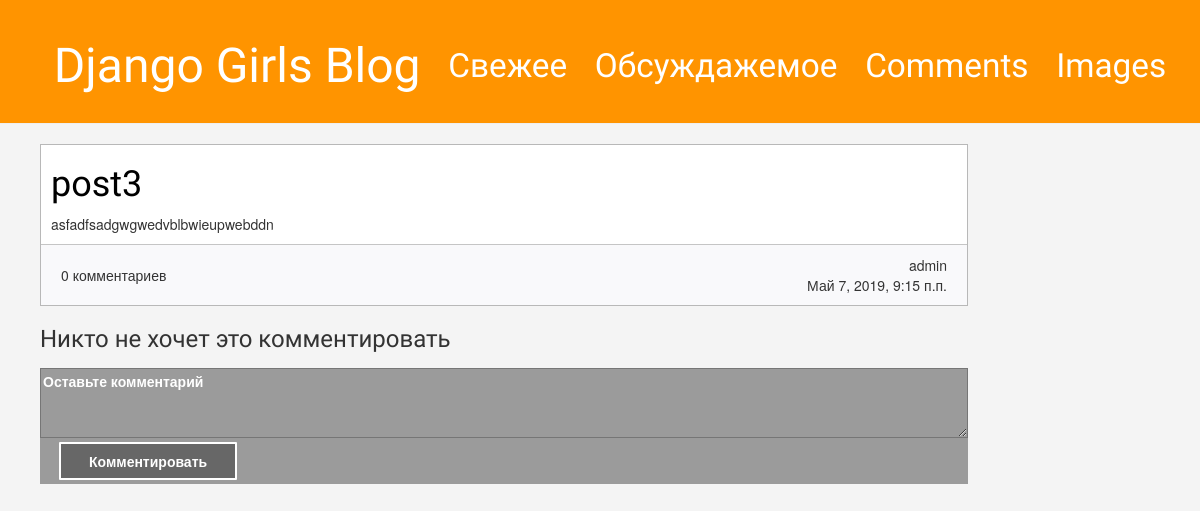
/post/3/, run on an earlier commit of the app's database.
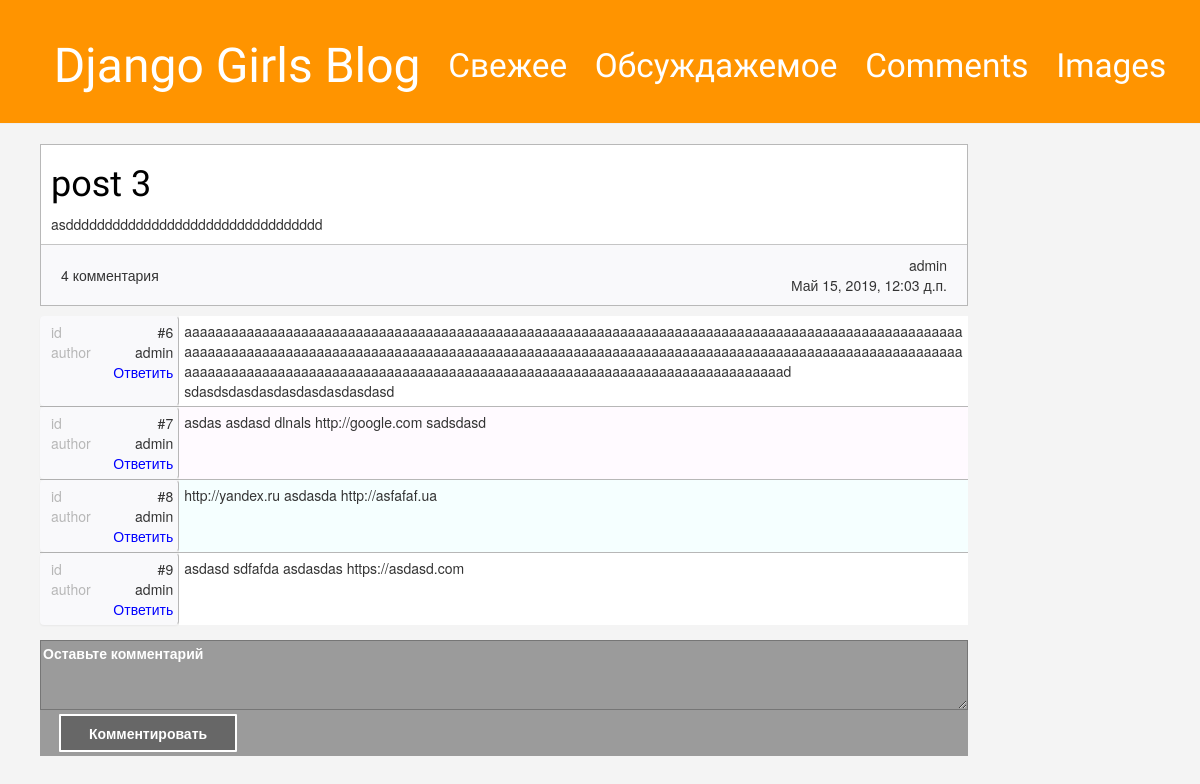
And on a later commit of the database.
### blog/models.py (models this page shows, shortened)
class Post(models.Model):
    author = models.ForeignKey(
    settings.AUTH_USER_MODEL, on_delete=models.CASCADE)
    title = models.CharField(max_length=200)
    text = models.TextField()
    created_date = models.DateTimeField(default=timezone.now)
    published_date = models.DateTimeField(blank=True, null=True)
    def comm_count(self):
        return Comments.objects.filter(answer_massage=self).count()
    def comments(self):
        return Comments.objects.filter(answer_massage=self)

class Comments(models.Model):
    date=models.DateTimeField(auto_now=True)
    author = models.ForeignKey(settings.AUTH_USER_MODEL,on_delete=models.CASCADE)
    text_massage=models.TextField()
    answer_massage=models.ForeignKey(Post,on_delete=models.CASCADE,null=True,blank=True)
    answer_comment=models.ForeignKey('self',on_delete=models.CASCADE,null=True,blank=True)

### blog/views.py (the view)
# urls.py: path('post/<int:pk>/', views.post_detail, name='post_detail'),
def post_detail(request, pk):
    post = get_object_or_404(Post, pk=pk)
    post.comments = post.comments().order_by('date')
    return render(request, 'blog/post_detail.html', {'post': post})

### blog/templatetags/extras.py (called while the page is built)
def com_many(numb):
    try:
        res = ' комментари'
        if (numb >= 5 and numb <= 20) or (numb % 10 >= 5 and numb % 10 <= 9) or numb % 10 == 0:
            res = str(numb)+res+'ев'
        elif numb % 10 == 1:
            res = str(numb)+res+'й'
        elif numb % 10 >= 2 and numb % 10 <= 4:
            res = str(numb)+res+'я'
        return res
    except:
        return ""

@register.filter(name='max_len')
def max_len(val, max):
    try:
        return val[:max]+(len(val) > max and "..." or "")
    except:
        return ""

@register.filter(name='valid_url')
def valid_url(string, passed_protocol='http://'):
    domains = ('com', 'ru', 'ua')
    protocols_to_check = ('http://', 'https://')
    domain_patterns = '|'.join(['^[a-z0-9]{1,}\\.'+i for i in domains])
    protocol_patterns = '|'.join([p for p in protocols_to_check])
    splited_str = string.split()
    for key, item in enumerate(splited_str):
        if not re.match(protocol_patterns, item) and re.match(domain_patterns, item):
            splited_str[key] = passed_protocol+item
    return ' '.join(splited_str)

### blog/templates/blog/post_detail.html (shortened to what this page needs)
{% extends 'blog/content_post.html' %}
{% load static %}
{% load extras %}
{% block style_files %}
	{{ block.super }}
	<link rel="stylesheet" href="{% static 'css/comments.css' %}">
{% endblock %}
{% block content %}
    <div class="content">
        {% include 'blog/post.html' %}
        {% for c in post.comments %}
        	<div class = "comments
        			{% if not forloop.first %} not_first {% endif %}
        			" >
        		<div class =  'panel'>
        			<div class= 'left'>
        				id<br>
        				author
        			</div>
        			<div class= 'right'>
        				<span>#{{c.pk}}</span>
        				<span>{{c.author.username|max_len:10}}</span>
        				<span class = "responce_comm" data-com-id = "{{c.pk}}"
        				>Ответить</span>
        			</div>
        		</div>
        		<div class='text {% cycle "text1" "text2" "text3" %}'>
	        		{{c.text_massage|valid_url}}
        		</div>
        	</div>
        {% empty %}
        	<h3>Никто не хочет это комментировать</h3>
        {% endfor %}
	    <form  id='add_comm_form' method='post' action ='{% url "add_comm"%}'>{% csrf_token %}
	            <div class='add_comm'>
	                <textarea name='text_comm' required placeholder='Оставьте комментарий'></textarea>
	                <div class='btn'> <button type='submit'>Комментировать</button> </div>
	            </div>
	    </form>
	</div>
{% endblock %}

### blog/templates/blog/post.html (shortened to what this page needs)
{% load static %}
{% load extras %}
	<div class="post">
	     <h1><a href="{% url 'post_detail' pk=post.pk %}">{{ post.title }}</a></h1>
			{% autoescape off %}
	    		<p>{{ post.text|linebreaksbr }}</p>
			{% endautoescape %}
	    <div class="footer_post">
	    			<div class = "footer ">
	                	<span>{{post.comm_count|com_many }}</span>
	                </div>
	    			<div class = "footer right_footer ">
	    				<span class = "
	    				">{{post.author}}</span>
	                	<span>{{post.created_date}}</span>
	                </div>
	    </div>
	</div>

What changed in the data, as far as the page shows it:
changed Post "admin": title "post3" → "post 3"; text "asfadfsadgwgwedvblbwieupwebddn" → "asddddddddddddddddddddddddddddddddd"; comm_count|com_many "0 комментариев" → "4 комментария"; created_date "Май 7, 2019, 9:15 п.п." → "Май 15, 2019, 12:03 д.п."
added Comments: pk "6", author.username|max_len "admin", text_massage|valid_url "aaaaaaaaaaaaaaaaaaaaaaaaaaaaaaaaaaaaaaaaaaaaaaaaaaaaaaaaaaaaaaaaaaaaaaaaaaaaaaaaaaaaaaaaaaaaaaaaaaaaaaaaaaaaaaaaaaaaaaaaaaaaaaaaaaaaaaaaaaaaaaaaaaaaaaaaaaaaaaaaaaaaaaaaaaaaaaaaaaaaaaaaaaaaaaaaaaaaaaaaaaaaaaaaaaaaaaaaaaaaaaaaaaaaaaaaaaaaaaaaaaaaaaaaaaaaaaaaaaaaaaaaaaaaaaaaaaaaad sdasdsdasdasdasdasdasdasdasd"
added Comments: pk "7", author.username|max_len "admin", text_massage|valid_url "asdas asdasd dlnals http://google.com sadsdasd"
added Comments: pk "8", author.username|max_len "admin", text_massage|valid_url "http://yandex.ru asdasda http://asfafaf.ua"
added Comments: pk "9", author.username|max_len "admin", text_massage|valid_url "asdasd sdfafda asdasdas https://asdasd.com"
Also different on the page:
text no longer shown: "Никто не хочет это комментировать"
